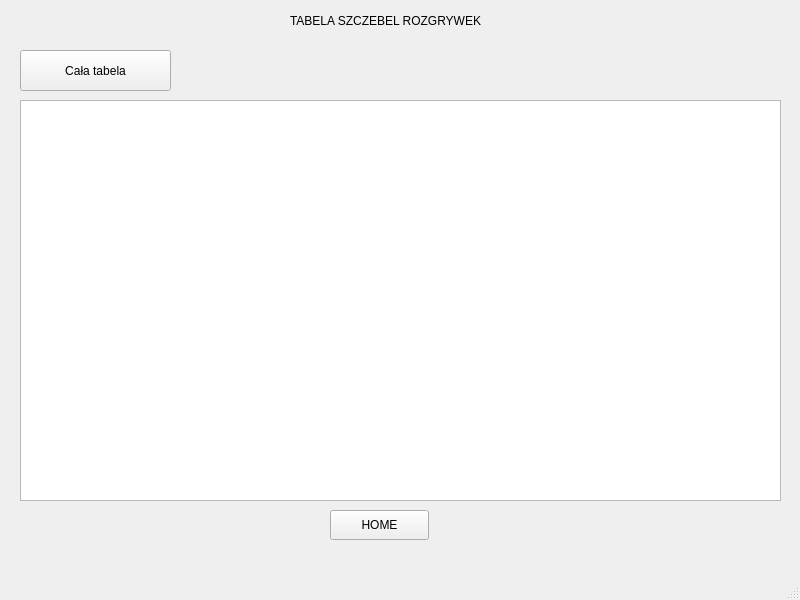
<?xml version="1.0" encoding="UTF-8"?>
<ui version="4.0">
 <class>MainWindow</class>
 <widget class="QMainWindow" name="MainWindow">
  <property name="geometry">
   <rect>
    <x>0</x>
    <y>0</y>
    <width>800</width>
    <height>600</height>
   </rect>
  </property>
  <property name="windowTitle">
   <string>MainWindow</string>
  </property>
  <widget class="QWidget" name="centralwidget">
   <widget class="QPushButton" name="pushButton">
    <property name="geometry">
     <rect>
      <x>20</x>
      <y>50</y>
      <width>151</width>
      <height>41</height>
     </rect>
    </property>
    <property name="text">
     <string>Cała tabela</string>
    </property>
   </widget>
   <widget class="QPushButton" name="pushButton_2">
    <property name="geometry">
     <rect>
      <x>330</x>
      <y>510</y>
      <width>99</width>
      <height>30</height>
     </rect>
    </property>
    <property name="text">
     <string>HOME</string>
    </property>
   </widget>
   <widget class="QTextBrowser" name="textBrowser">
    <property name="geometry">
     <rect>
      <x>20</x>
      <y>100</y>
      <width>761</width>
      <height>401</height>
     </rect>
    </property>
   </widget>
   <widget class="QLabel" name="label">
    <property name="geometry">
     <rect>
      <x>290</x>
      <y>10</y>
      <width>281</width>
      <height>21</height>
     </rect>
    </property>
    <property name="text">
     <string>TABELA SZCZEBEL ROZGRYWEK</string>
    </property>
   </widget>
  </widget>
  <widget class="QMenuBar" name="menubar">
   <property name="geometry">
    <rect>
     <x>0</x>
     <y>0</y>
     <width>800</width>
     <height>22</height>
    </rect>
   </property>
  </widget>
  <widget class="QStatusBar" name="statusbar"/>
 </widget>
 <resources/>
 <connections/>
</ui>
